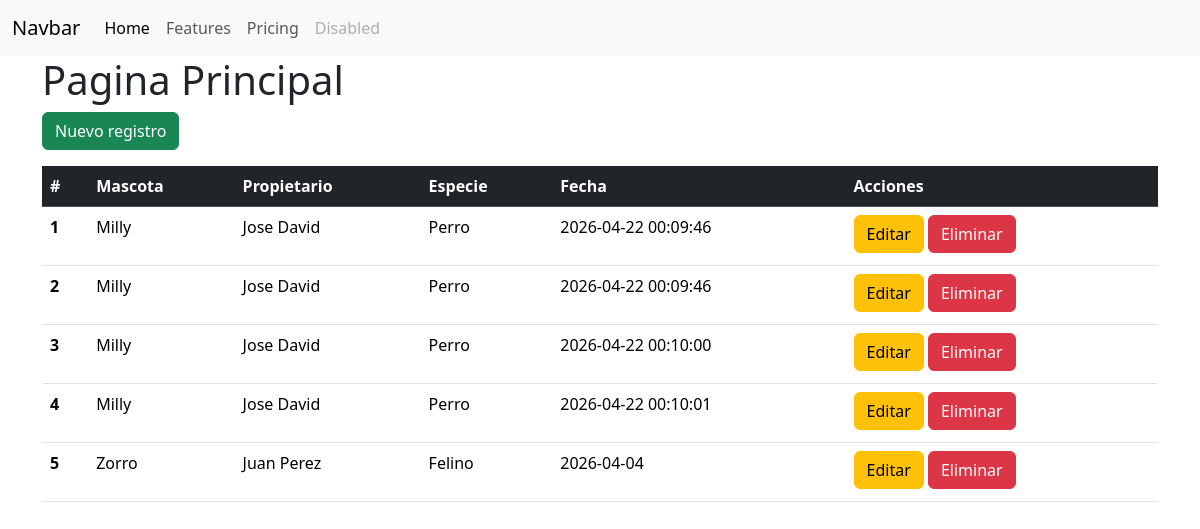
Before: / with the older database file.
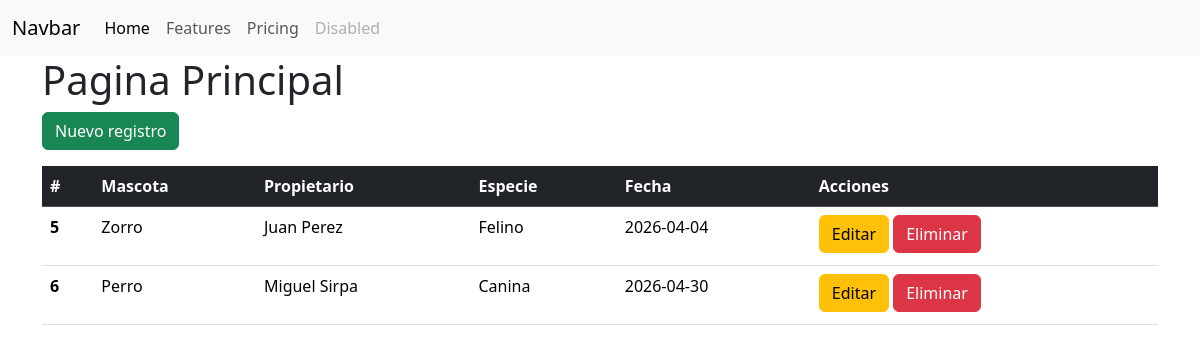
After: the same page with the newer database file.
### tables this page shows
CREATE TABLE pacientes(
            id INTEGER PRIMARY KEY AUTOINCREMENT,
            mascota TEXT NOT NULL,
            propietario TEXT NOT NULL,
            especie TEXT,
            fecha DATETIME DEFAULT CURRENT_TIMESTAMP
        );

### app.py (the view)
@app.route('/')
def index():
    conn = sqlite3.connect("citas.db")
    cursor = conn.cursor()
    cursor.row_factory = sqlite3.Row
    cursor.execute("""
    SELECT * FROM pacientes
""")
    pacientes=cursor.fetchall()
    conn.commit()
    conn.close()
    return render_template("index.html",pacientes=pacientes)

### templates/index.html (shortened to what this page needs)
{%extends "base.html"%}
{%block content%}
<h1>Pagina Principal</h1>
<a href="/nuevoregistro" class="btn btn-success mb-3">Nuevo registro</a>
<table class="table">
    <thead class="table-dark">
        <tr>
            <th scope="col">#</th>
            <th scope="col">Mascota</th>
            <th scope="col">Propietario</th>
            <th scope="col">Especie</th>
            <th scope="col">Fecha</th>
            <th scope="col">Acciones</th>
        </tr>
    </thead>
    {%for paciente in pacientes%}
    <tbody class="mb-1">
        <tr>
            <th scope="row">{{paciente.id}}</th>
            <td>{{paciente.mascota}}</td>
            <td>{{paciente.propietario}}</td>
            <td>{{paciente.especie}}</td>
            <td>{{paciente.fecha}}</td>
            <td>
                <a href="/editar/{{paciente.id}}" class="btn btn-warning mb-1">Editar</a>
                <a href="/eliminar/{{paciente.id}}" class="btn btn-danger mb-1">Eliminar</a>
            </td>
        </tr>
    </tbody>
    {%endfor%}
</table>
{%endblock%}

### templates/base.html (shortened to what this page needs)
<!DOCTYPE html>
<html lang="en">
<head>
    <link href="https://cdn.jsdelivr.net/npm/bootstrap@5.3.8/dist/css/bootstrap.min.css" rel="stylesheet">
</head>
<body>
    <nav class="navbar navbar-expand-lg bg-body-tertiary">
        <div class="container-fluid">
            <a class="navbar-brand" href="#">Navbar</a>
            <div class="collapse navbar-collapse" id="navbarNav">
                <ul class="navbar-nav">
                    <li class="nav-item">
                        <a class="nav-link active" aria-current="page" href="#">Home</a>
                    </li>
                    <li class="nav-item">
                        <a class="nav-link" href="#">Features</a>
                    </li>
                    <li class="nav-item">
                        <a class="nav-link" href="#">Pricing</a>
                    </li>
                    <li class="nav-item">
                        <a class="nav-link disabled" aria-disabled="true">Disabled</a>
                    </li>
                </ul>
            </div>
        </div>
    </nav>
    <div class="container">
    {%block content%}
    {%endblock%}
    </div>
</body>
</html>

Changed rows visible on the page:
removed pacientes: id "1", mascota "Milly", propietario "Jose David", especie "Perro", fecha "2026-04-22 00:09:46"
removed pacientes: id "2", mascota "Milly", propietario "Jose David", especie "Perro", fecha "2026-04-22 00:09:46"
removed pacientes: id "3", mascota "Milly", propietario "Jose David", especie "Perro", fecha "2026-04-22 00:10:00"
removed pacientes: id "4", mascota "Milly", propietario "Jose David", especie "Perro", fecha "2026-04-22 00:10:01"
added pacientes: id "6", mascota "Perro", propietario "Miguel Sirpa", especie "Canina", fecha "2026-04-30"
